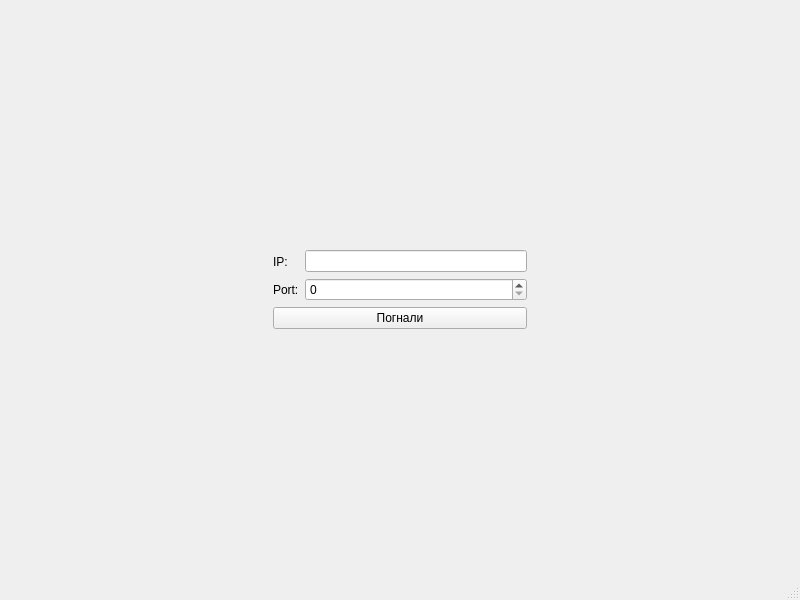
<?xml version="1.0" encoding="UTF-8"?>
<ui version="4.0">
 <class>Client</class>
 <widget class="QMainWindow" name="Client">
  <property name="geometry">
   <rect>
    <x>0</x>
    <y>0</y>
    <width>800</width>
    <height>600</height>
   </rect>
  </property>
  <property name="windowTitle">
   <string>Client</string>
  </property>
  <widget class="QWidget" name="centralwidget">
   <layout class="QHBoxLayout" name="horizontalLayout">
    <item>
     <widget class="QStackedWidget" name="stackedWidget">
      <property name="currentIndex">
       <number>0</number>
      </property>
      <widget class="QWidget" name="login">
       <layout class="QHBoxLayout" name="horizontalLayout_3">
        <item>
         <spacer name="horizontalSpacer">
          <property name="orientation">
           <enum>Qt::Orientation::Horizontal</enum>
          </property>
          <property name="sizeHint" stdset="0">
           <size>
            <width>253</width>
            <height>20</height>
           </size>
          </property>
         </spacer>
        </item>
        <item>
         <layout class="QVBoxLayout" name="verticalLayout_3">
          <item>
           <spacer name="verticalSpacer">
            <property name="orientation">
             <enum>Qt::Orientation::Vertical</enum>
            </property>
            <property name="sizeHint" stdset="0">
             <size>
              <width>20</width>
              <height>40</height>
             </size>
            </property>
           </spacer>
          </item>
          <item>
           <layout class="QHBoxLayout" name="horizontalLayout_2">
            <item>
             <layout class="QVBoxLayout" name="verticalLayout">
              <item>
               <widget class="QLabel" name="label">
                <property name="text">
                 <string>IP:</string>
                </property>
               </widget>
              </item>
              <item>
               <widget class="QLabel" name="label_2">
                <property name="text">
                 <string>Port:</string>
                </property>
               </widget>
              </item>
             </layout>
            </item>
            <item>
             <layout class="QVBoxLayout" name="verticalLayout_2">
              <item>
               <widget class="QLineEdit" name="e_address"/>
              </item>
              <item>
               <widget class="QSpinBox" name="sb_port"/>
              </item>
             </layout>
            </item>
           </layout>
          </item>
          <item>
           <widget class="QPushButton" name="b_login">
            <property name="text">
             <string>Погнали</string>
            </property>
           </widget>
          </item>
          <item>
           <spacer name="verticalSpacer_2">
            <property name="orientation">
             <enum>Qt::Orientation::Vertical</enum>
            </property>
            <property name="sizeHint" stdset="0">
             <size>
              <width>20</width>
              <height>40</height>
             </size>
            </property>
           </spacer>
          </item>
         </layout>
        </item>
        <item>
         <spacer name="horizontalSpacer_2">
          <property name="orientation">
           <enum>Qt::Orientation::Horizontal</enum>
          </property>
          <property name="sizeHint" stdset="0">
           <size>
            <width>253</width>
            <height>20</height>
           </size>
          </property>
         </spacer>
        </item>
       </layout>
      </widget>
      <widget class="QWidget" name="chat">
       <layout class="QHBoxLayout" name="horizontalLayout_4">
        <item>
         <layout class="QVBoxLayout" name="verticalLayout_5">
          <item>
           <widget class="QLabel" name="label_3">
            <property name="text">
             <string/>
            </property>
           </widget>
          </item>
         </layout>
        </item>
       </layout>
      </widget>
     </widget>
    </item>
   </layout>
  </widget>
  <widget class="QMenuBar" name="menubar">
   <property name="geometry">
    <rect>
     <x>0</x>
     <y>0</y>
     <width>800</width>
     <height>21</height>
    </rect>
   </property>
  </widget>
  <widget class="QStatusBar" name="statusbar"/>
 </widget>
 <resources/>
 <connections/>
</ui>
